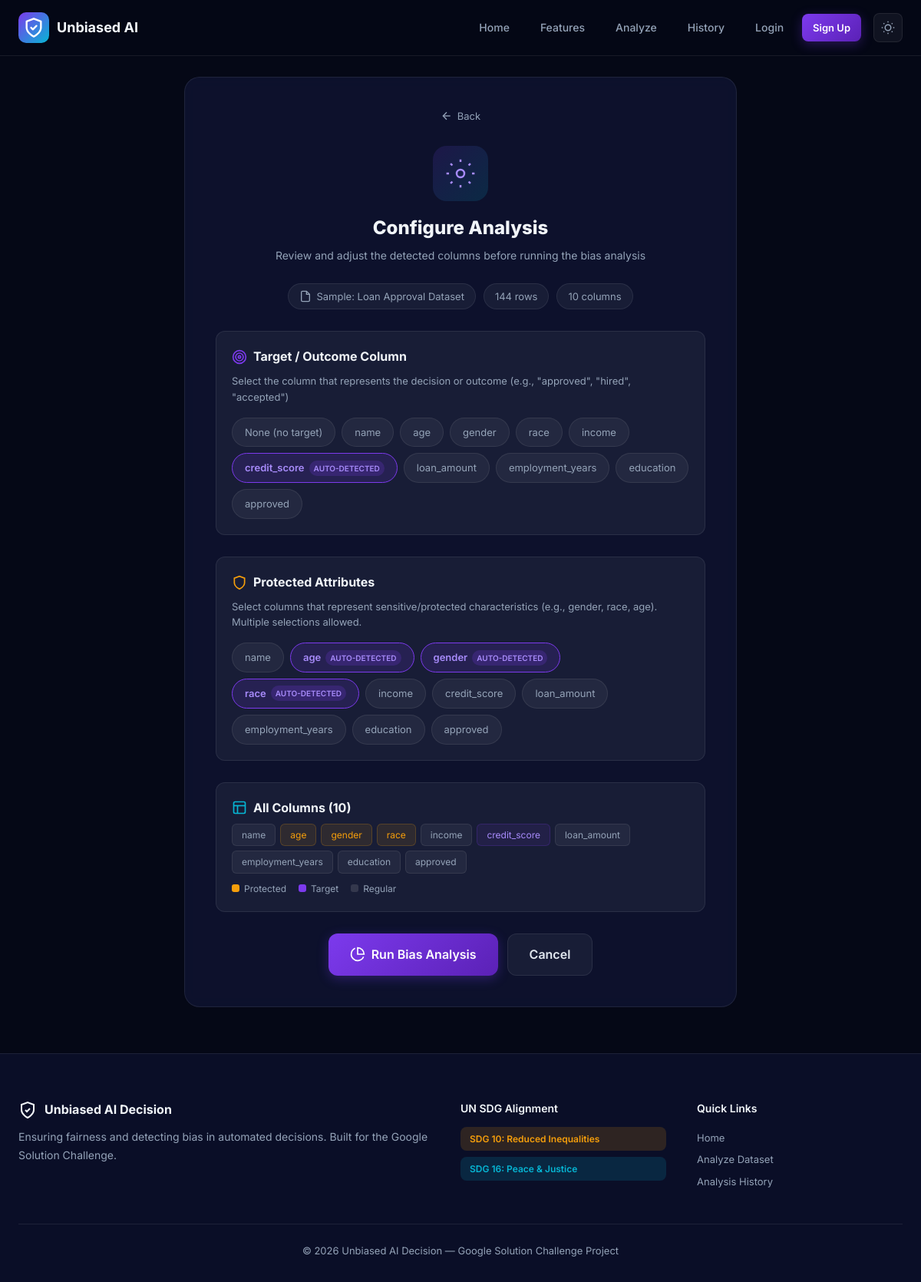
/configure/1/, run on the app's committed database.
### core/models.py (models this page shows, shortened)
class Dataset(models.Model):
    user = models.ForeignKey(User, on_delete=models.CASCADE, null=True, blank=True, related_name='datasets')
    name = models.CharField(max_length=255)
    file = models.FileField(upload_to='datasets/')
    uploaded_at = models.DateTimeField(default=timezone.now)
    row_count = models.IntegerField(default=0)
    column_count = models.IntegerField(default=0)
    columns_json = models.TextField(default='[]')  # JSON list of column names
    protected_attributes_json = models.TextField(default='[]')  # Auto-detected protected attrs
    target_column = models.CharField(max_length=255, blank=True, null=True)
    is_analyzed = models.BooleanField(default=False)
    class Meta:
        ordering = ['-uploaded_at']
    @property
    def columns(self):
        return json.loads(self.columns_json)
    @property
    def protected_attributes(self):
        return json.loads(self.protected_attributes_json)

### core/views.py (the view, shortened to what this page needs)
def configure_dataset(request, dataset_id):
    dataset = get_object_or_404(Dataset, id=dataset_id)
    columns = dataset.columns
    auto_protected = dataset.protected_attributes
    auto_target = dataset.target_column
    return render(request, 'core/configure.html', {
        'dataset': dataset,
        'columns': columns,
        'auto_protected': auto_protected,
        'auto_target': auto_target,
    })

### core/templates/core/configure.html (shortened to what this page needs)
{% extends 'core/base.html' %}
{% load static %}
{% block content %}
<section class="configure-section">
    <div class="container">
        <div class="configure-card reveal visible">
            <div class="configure-header">
                <a href="{% url 'index' %}" class="back-link">
                    <svg width="16" height="16" viewBox="0 0 24 24" fill="none" stroke="currentColor" stroke-width="2"><line x1="19" y1="12" x2="5" y2="12"/><polyline points="12 19 5 12 12 5"/></svg>
                    Back
                </a>
                <div class="configure-icon">
                    <svg width="40" height="40" viewBox="0 0 24 24" fill="none" stroke="currentColor" stroke-width="1.5">
                        <circle cx="12" cy="12" r="3"/>
                        <path d="M12 1v2M12 21v2M4.22 4.22l1.42 1.42M18.36 18.36l1.42 1.42M1 12h2M21 12h2M4.22 19.78l1.42-1.42M18.36 5.64l1.42-1.42"/>
                    </svg>
                </div>
                <h1>Configure Analysis</h1>
                <p>Review and adjust the detected columns before running the bias analysis</p>
            </div>
            <div class="configure-info">
                <div class="info-chip">
                    <svg width="16" height="16" viewBox="0 0 24 24" fill="none" stroke="currentColor" stroke-width="2"><path d="M14 2H6a2 2 0 0 0-2 2v16a2 2 0 0 0 2 2h12a2 2 0 0 0 2-2V8z"/><polyline points="14 2 14 8 20 8"/></svg>
                    {{ dataset.name }}
                </div>
                <div class="info-chip">{{ dataset.row_count }} rows</div>
                <div class="info-chip">{{ dataset.column_count }} columns</div>
            </div>
            <form method="post" class="configure-form">
                <div class="configure-group">
                    <h3>
                        <svg width="20" height="20" viewBox="0 0 24 24" fill="none" stroke="var(--primary)" stroke-width="2"><circle cx="12" cy="12" r="10"/><circle cx="12" cy="12" r="6"/><circle cx="12" cy="12" r="2"/></svg>
                        Target / Outcome Column
                    </h3>
                    <p class="configure-hint">Select the column that represents the decision or outcome (e.g., "approved", "hired", "accepted")</p>
                    <div class="column-selector">
                        <label class="column-option">
                            <span class="column-chip">None (no target)</span>
                        </label>
                        {% for col in columns %}
                        <label class="column-option">
                            <span class="column-chip {% if col == auto_target %}auto-detected{% endif %}">
                                {{ col }}
                                {% if col == auto_target %}<span class="auto-tag">Auto-detected</span>{% endif %}
                            </span>
                        </label>
                        {% endfor %}
                    </div>
                </div>
                <div class="configure-group">
                    <h3>
                        <svg width="20" height="20" viewBox="0 0 24 24" fill="none" stroke="var(--warning)" stroke-width="2"><path d="M12 22s8-4 8-10V5l-8-3-8 3v7c0 6 8 10 8 10z"/></svg>
                        Protected Attributes
                    </h3>
                    <p class="configure-hint">Select columns that represent sensitive/protected characteristics (e.g., gender, race, age). Multiple selections allowed.</p>
                    <div class="column-selector">
                        {% for col in columns %}
                        <label class="column-option">
                            <span class="column-chip {% if col in auto_protected %}auto-detected{% endif %}">
                                {{ col }}
                                {% if col in auto_protected %}<span class="auto-tag">Auto-detected</span>{% endif %}
                            </span>
                        </label>
                        {% endfor %}
                    </div>
                </div>
                <div class="configure-group">
                    <h3>
                        <svg width="20" height="20" viewBox="0 0 24 24" fill="none" stroke="var(--secondary)" stroke-width="2"><rect x="3" y="3" width="18" height="18" rx="2" ry="2"/><line x1="3" y1="9" x2="21" y2="9"/><line x1="9" y1="21" x2="9" y2="9"/></svg>
                        All Columns ({{ columns|length }})
                    </h3>
                    <div class="columns-preview">
                        {% for col in columns %}
                        <span class="col-tag {% if col in auto_protected %}protected{% elif col == auto_target %}target{% endif %}">
                            {{ col }}
                        </span>
                        {% endfor %}
                    </div>
                    <div class="columns-legend">
                        <span class="legend-item"><span class="legend-dot protected"></span> Protected</span>
                        <span class="legend-item"><span class="legend-dot target"></span> Target</span>
                        <span class="legend-item"><span class="legend-dot normal"></span> Regular</span>
                    </div>
                </div>
                <div class="configure-actions">
                    <button type="submit" class="btn btn-primary btn-lg">
                        <svg width="20" height="20" viewBox="0 0 24 24" fill="none" stroke="currentColor" stroke-width="2"><path d="M21.21 15.89A10 10 0 1 1 8 2.83"/><path d="M22 12A10 10 0 0 0 12 2v10z"/></svg>
                        Run Bias Analysis
                    </button>
                    <a href="{% url 'index' %}" class="btn btn-ghost btn-lg">Cancel</a>
                </div>
            </form>
        </div>
    </div>
</section>
{% endblock %}

### data on the page
Dataset: name "Sample: Loan Approval Dataset", row_count "144", column_count "10"

### other printed values
{{ col }} "name" "age" "gender" "race" "income" "credit_score" "loan_amount" "employment_years" "education" "approved"
{{ columns|length }} "10"
